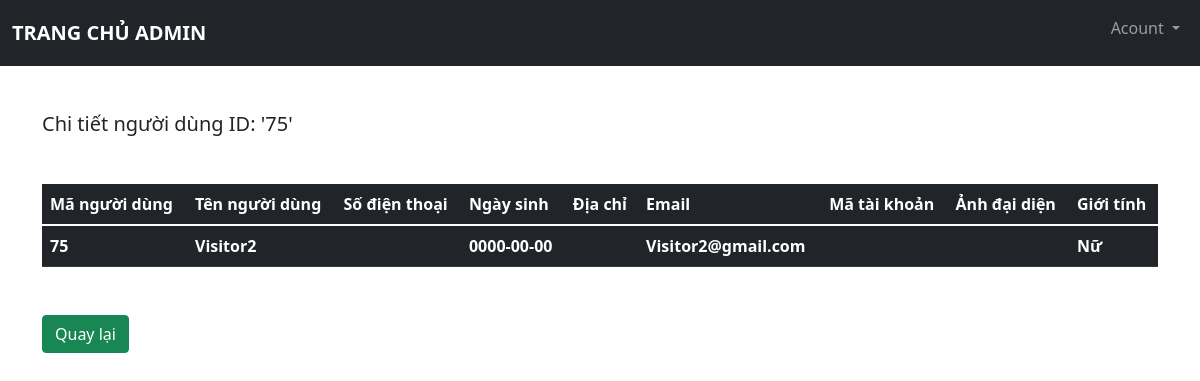
/src/admin/chitietnguoidung.php?id=75 (signed in), run on the app's committed database.
### tables this page shows
CREATE TABLE `tb_nguoidung` (
  `id_nguoidung` int(10) UNSIGNED NOT NULL,
  `tennguoidung` varchar(100) NOT NULL,
  `sodienthoai` varchar(13) NOT NULL,
  `ngaysinh` date NOT NULL,
  `diachi` varchar(255) NOT NULL,
  `email` varchar(255) NOT NULL,
  `gioitinh` tinyint(1) NOT NULL,
  `mota` varchar(2000) NOT NULL
);

### src/admin/chitietnguoidung.php (the view, shortened to what this page needs)
<?php
    include './menu_footer/menu.php';
?>
<?php
    $id_nguoidung = $_GET['id'];
?>
<div class="container">
        <table class="table table-dark table-hover mt-5 ">
            <h5 class="mt-5">Chi tiết người dùng ID: '<?php echo $id_nguoidung?>' </h5>
            <thead class="thead-dark">
                <tr>
                    <th scope="col">Mã người dùng </th>
                    <th scope="col">Tên người dùng</th>
                    <th scope="col">Số điện thoại</th>
                    <th scope="col">Ngày sinh</th>
                    <th scope="col">Địa chỉ</th>
                    <th scope="col">Email</th>
                    <th scope="col">Mã tài khoản</th>
                    <th scope="col">Ảnh đại diện</th>
                    <th scope="col">Giới tính </th>
                </tr>
            </thead>
            <?php
                include '../config/config.php';
                $sql_nguoidung = "SELECT * FROM tb_nguoidung WHERE id_nguoidung = '$id_nguoidung'";
                $result_nguoidung = mysqli_query($conn, $sql_nguoidung);
                if (mysqli_num_rows($result_nguoidung)>0) {
                    while ($row = mysqli_fetch_assoc($result_nguoidung)) {
            ?>
                    <tbody>
                        <tr>
                            <th scope="row"><?php echo $row['id_nguoidung'] ?></th>
                            <th scope="row"><?php echo $row['tennguoidung'] ?></th>
                            <th scope="row"><?php echo $row['sodienthoai'] ?></th>
                            <th scope="row"><?php echo $row['ngaysinh'] ?></th>
                            <th scope="row"><?php echo $row['diachi'] ?></th>
                            <th scope="row"><?php echo $row['email'] ?></th>
                            <th scope="row"><?php echo $row['id_taikhoan'] ?></th>
                            <th scope="row"><?php echo $row['anhdaidien'] ?></th>
                            <?php
                                if($row['gioitinh'] == '0'){
                                    echo '<th scope="row">Nữ</th>';
                                }else{
                                    echo '<th scope="row">Nam</th>';
                                }
                            ?>
                        </tr>
                    </tbody>
            <?php
                    }
                }
            ?>
        </table>
        <div class="row mt-5">
                <div class="col-2"><a href="http://localhost/BTL_QuanLiThongTinCaNhan/src/admin/dsnguoidung.php" class="btn btn-success">Quay lại</a></div>
                <div class="col-8"></div>
                <div class="col-2"></div>
            </div>
        </div>
    </div>
<?php
    include './menu_footer/footer.php';
?>

### src/admin/css/style.css (style rules this page uses)
:root { --offcanvas-width:270px; --topNavbarHeight: 56px; }

### data on the page
tb_nguoidung: id_nguoidung "75", tennguoidung "Visitor2", ngaysinh "0000-00-00", email "Visitor2@gmail.com", gioitinh "Nữ"

### other printed values
$id_nguoidung "75"
